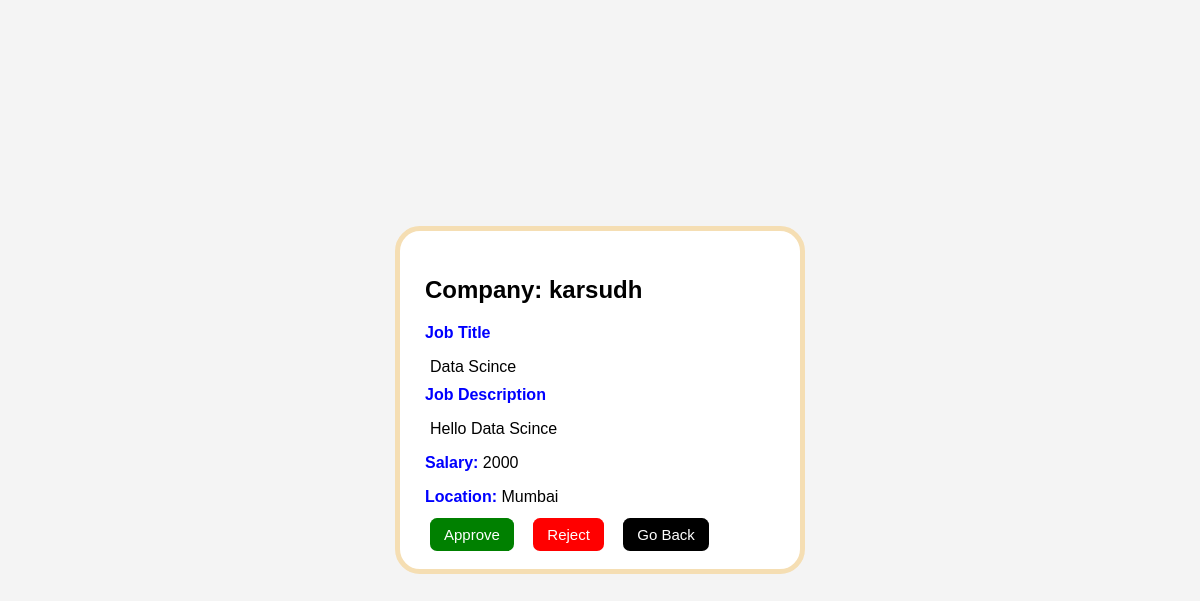
Before: /job_details/3 with the older database file.
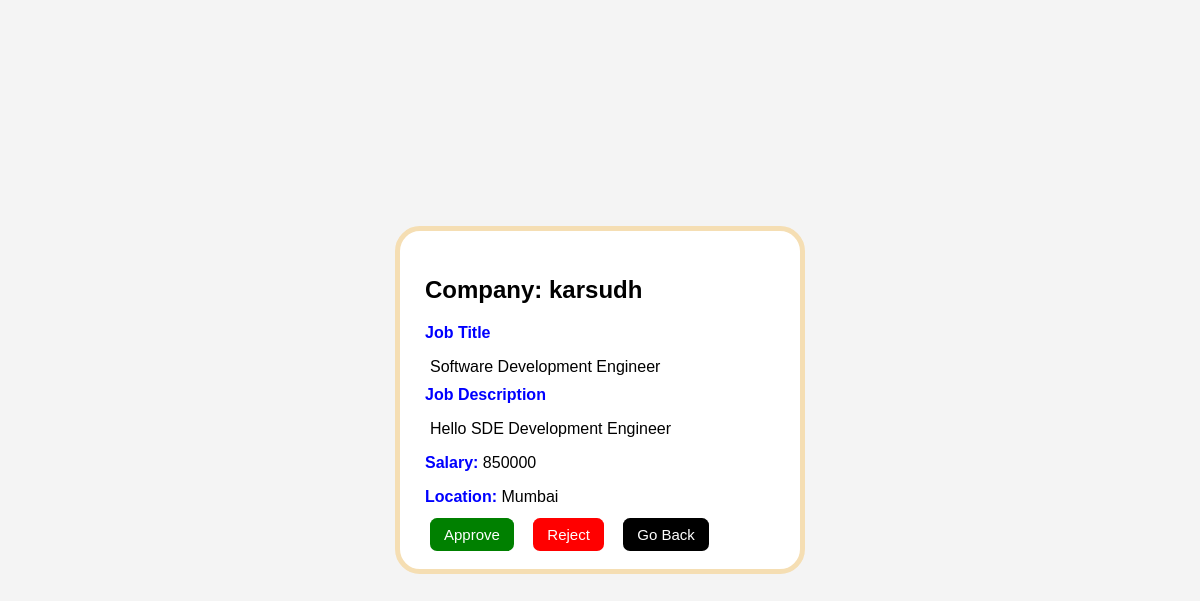
After: the same page with the newer database file.
### application/models.py (models this page shows)
class Company(db.Model):
    __tablename__ = "company"
    id = db.Column(db.Integer, primary_key=True)
    name = db.Column(db.String(50), nullable=False)
    email = db.Column(db.String(50), unique=True, nullable=False)
    password = db.Column(db.String(50), nullable=False)
    company_no = db.Column(db.Integer,nullable=False)
    website = db.Column(db.String(100),nullable=False)
    approval_status = db.Column(db.String(20), default="pending", nullable=False)
    status = db.Column(db.String(20), default="active", nullable=False)
    jobs = db.relationship("Jobs", backref="company",cascade="all, delete")

class Jobs(db.Model):
    __tablename__ = "jobs"
    id = db.Column(db.Integer, primary_key=True)
    company_id = db.Column(db.Integer, db.ForeignKey("company.id"), nullable=False)
    job_title = db.Column(db.String(50), nullable=False)
    job_description = db.Column(db.String(200) ,nullable=False)
    eligibility = db.Column(db.String(100) ,nullable=False)
    salary = db.Column(db.Integer ,nullable=False)
    location = db.Column(db.String(100),nullable=False)
    job_deadline = db.Column(db.Date)
    job_status = db.Column(db.String(20), default="pending", nullable=False)
    applications = db.relationship("Application", backref="jobs",cascade="all, delete")

### application/controllers.py (the view)
@app.route("/job_details/<int:job_id>",methods=["GET","POST"])
def job_details(job_id):
    view_job=Jobs.query.filter_by(id=job_id).first()
    return render_template("job_details_admin.html",view_job=view_job)

### templates/job_details_admin.html (shortened to what this page needs)
<!DOCTYPE html>
<html lang="en">
<head>
    <link rel="stylesheet" href="/static/Job_details.css">
</head>
<body>
<div class="job-card">
    <div class="job-left">
        <h2> Company: {{ view_job.company.name }}</h2>
        <p class="label"> Job Title </p>
        <p class="value">{{ view_job.job_title }}</p>
        <p class="label">Job Description</p>
        <p class="value">{{ view_job.job_description }}</p>
        <p><strong class="label">Salary:</strong> {{ view_job.salary }}</p>
        <p><strong class="label">Location:</strong> {{ view_job.location }}</p>
        <div class="actions">
            <a href="/job_approve/{{ view_job.id }}" class="btn btn-green">Approve</a>
            <a href="/job_reject/{{ view_job.id }}" class="btn btn-red">Reject</a>
            <a href="/admin_dash" class="btn btn-black">Go Back</a>
        </div>
    </div>
</div>
</body>
</html>

Changed rows visible on the page:
changed Jobs "Mumbai": job_title "Data Scince" → "Software Development Engineer"; job_description "Hello Data Scince" → "Hello SDE Development Engineer"; salary "2000" → "850000"
